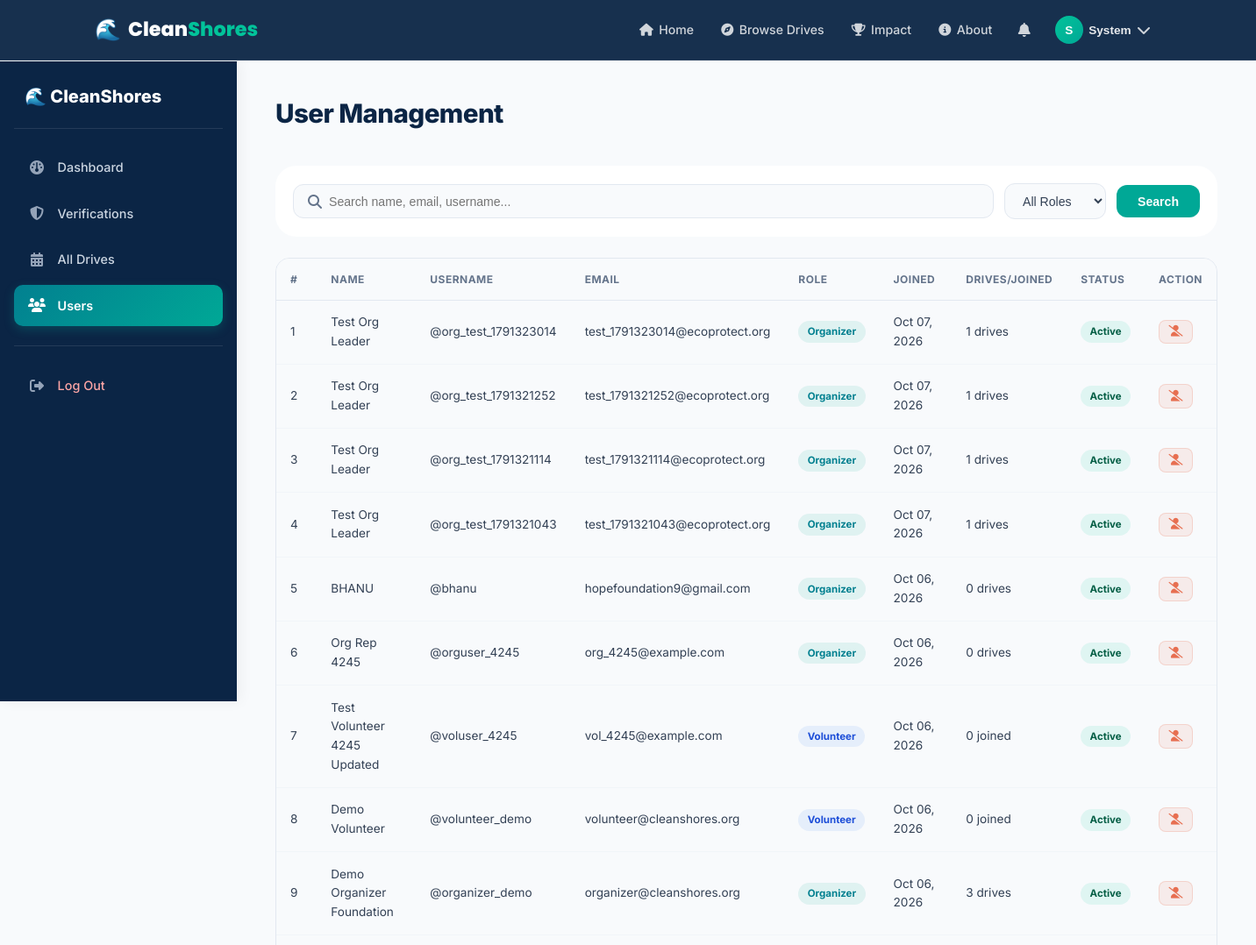
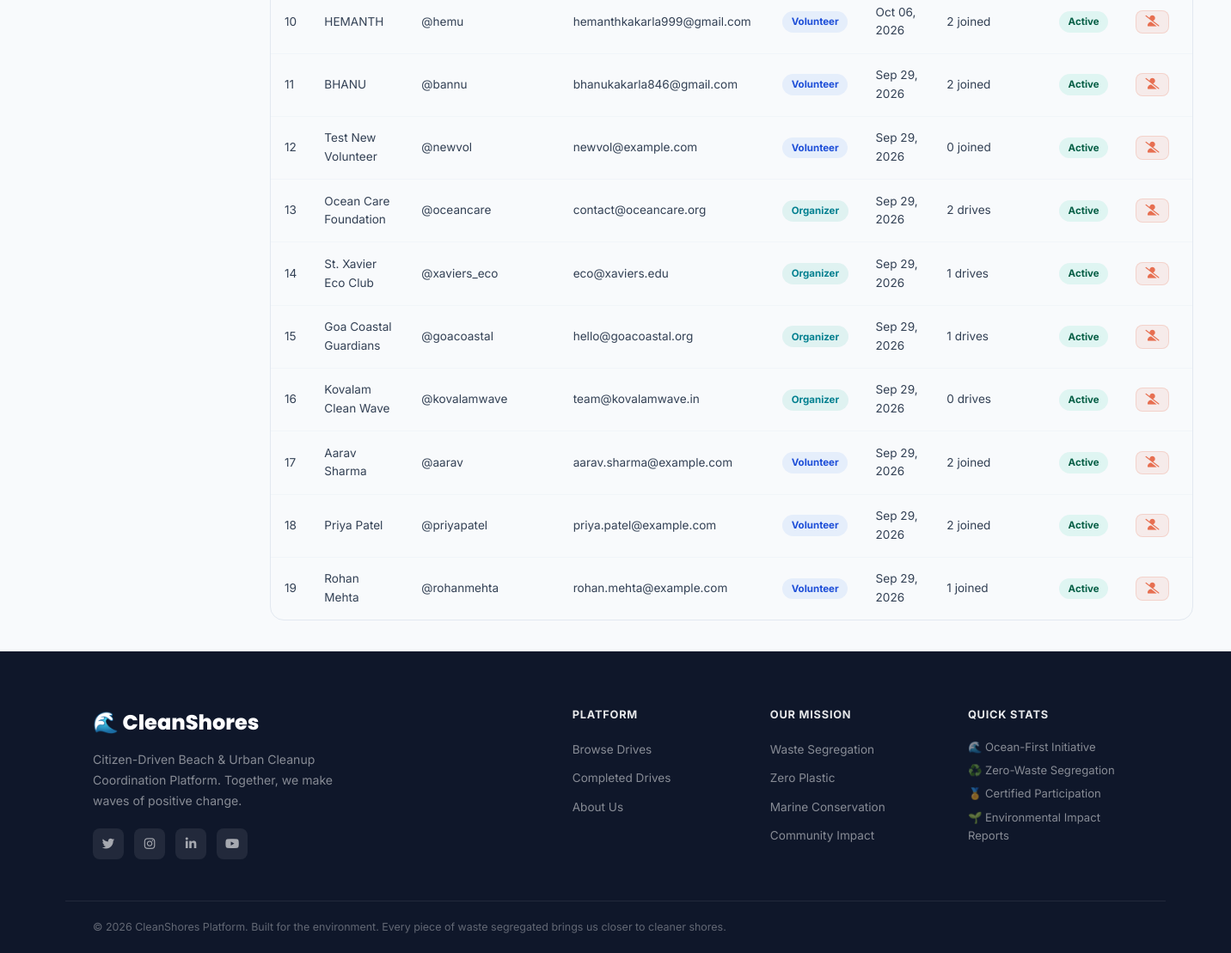
/admin/users (signed in), run on an earlier commit of the app's database (2 pictures, top to bottom).
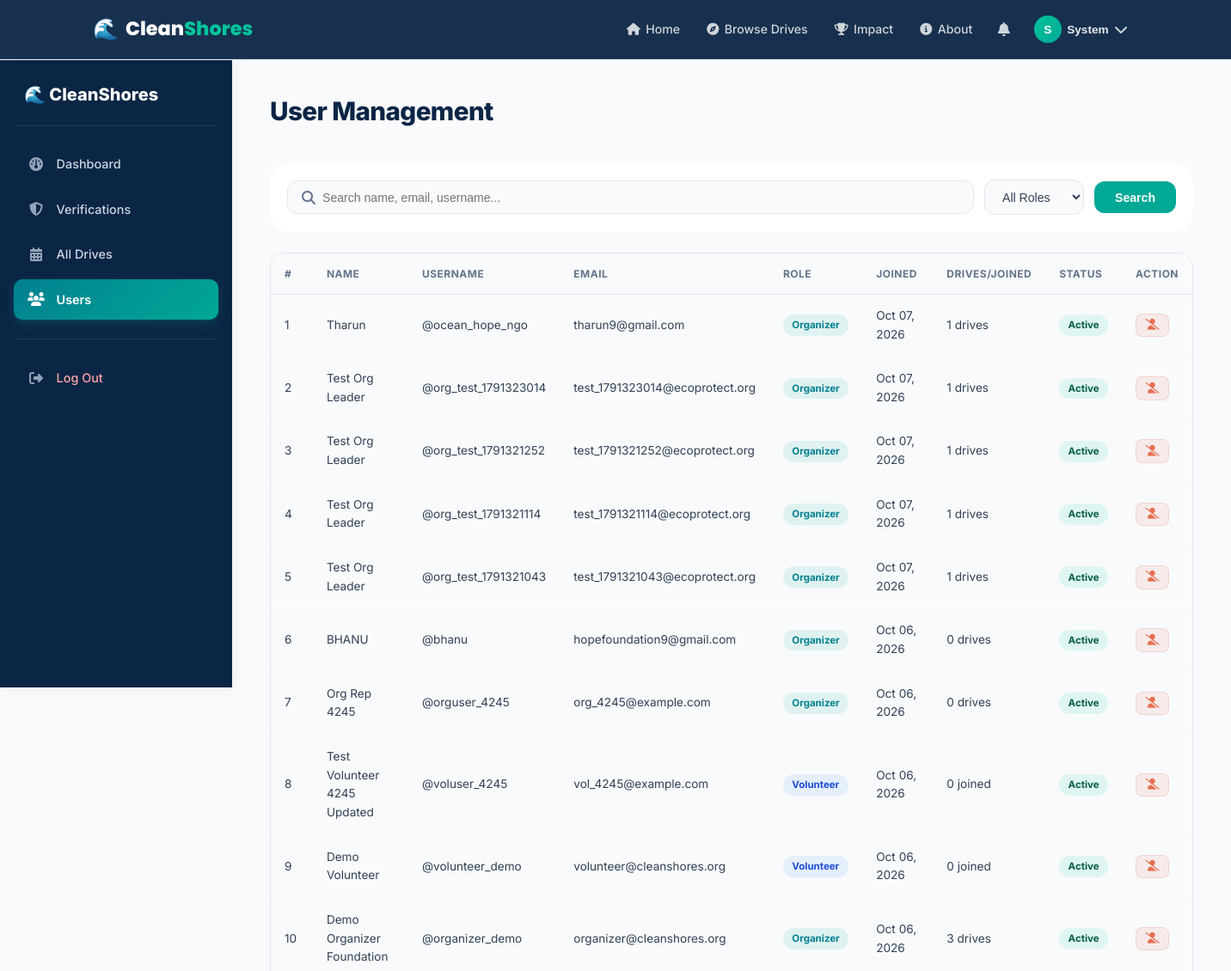
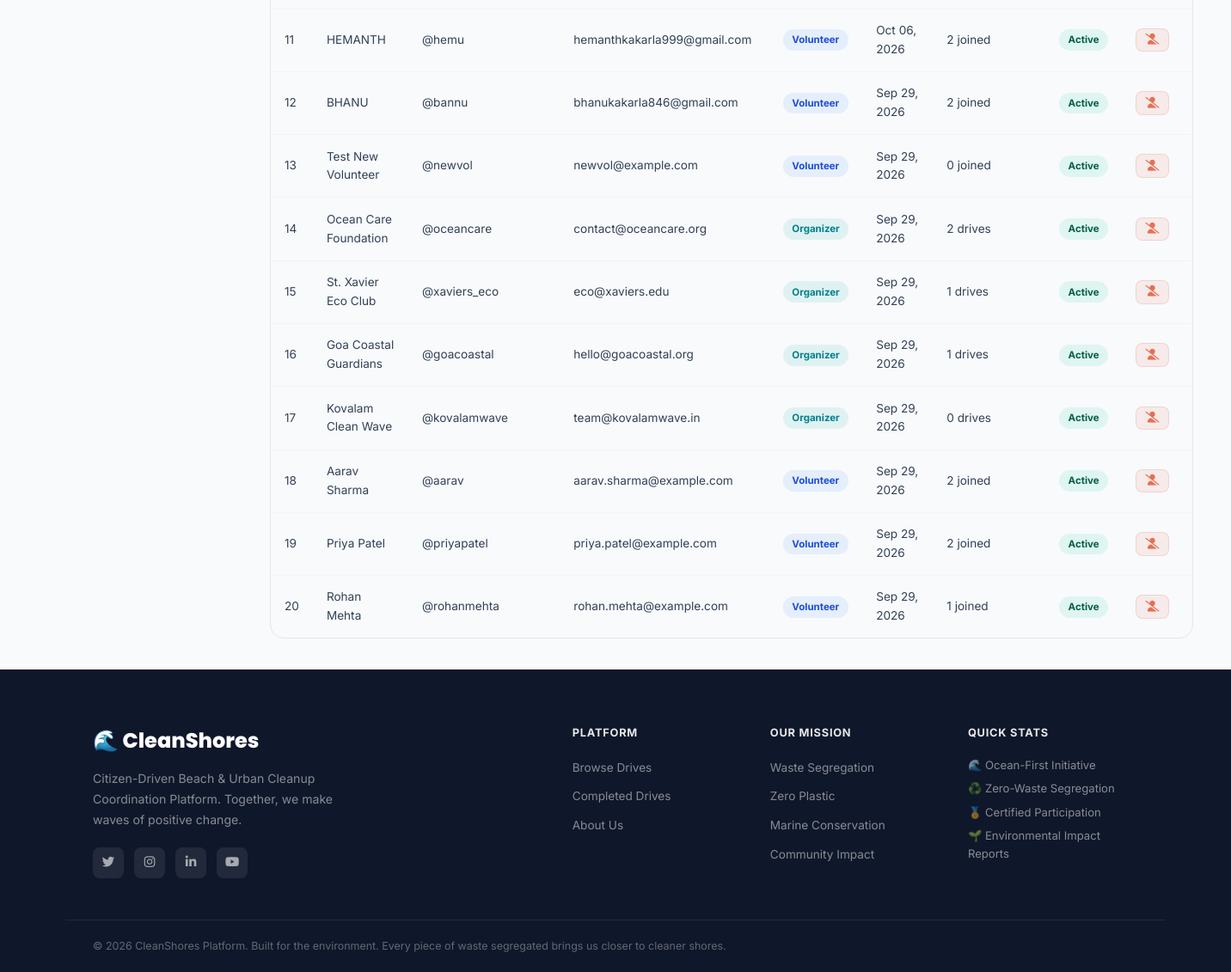
And on a later commit of the database (2 pictures, top to bottom).
### models/user.py (models this page shows, shortened)
class User(db.Model):
    __tablename__ = 'users'
    id = db.Column(db.Integer, primary_key=True)
    username = db.Column(db.String(80), unique=True, nullable=False, index=True)
    email = db.Column(db.String(120), unique=True, nullable=False, index=True)
    password_hash = db.Column(db.String(255), nullable=False)
    full_name = db.Column(db.String(120), nullable=False)
    phone = db.Column(db.String(20), nullable=True)
    role = db.Column(db.String(20), nullable=False, default='volunteer')  # 'organizer', 'volunteer', 'admin'
    profile_pic = db.Column(db.String(255), nullable=True)
    bio = db.Column(db.Text, nullable=True)
    location = db.Column(db.String(120), nullable=True)
    college_or_org = db.Column(db.String(150), nullable=True)
    skills_interests = db.Column(db.String(255), nullable=True)  # e.g., 'Waste Segregation, First Aid, Photography'
    is_active = db.Column(db.Boolean, default=True)
    created_at = db.Column(db.DateTime, default=datetime.utcnow)
    drives_organized = db.relationship('Drive', backref='organizer', lazy='dynamic', cascade='all, delete-orphan')
    participations = db.relationship('Participation', backref='volunteer', lazy='dynamic', cascade='all, delete-orphan')
    verification = db.relationship('OrganizerVerification', foreign_keys='OrganizerVerification.user_id', backref='user', uselist=False, cascade='all, delete-orphan')
    notifications = db.relationship('Notification', backref='user', lazy='dynamic', cascade='all, delete-orphan')
    sent_messages = db.relationship('Message', foreign_keys='Message.sender_id', backref='sender', lazy='dynamic')
    received_messages = db.relationship('Message', foreign_keys='Message.recipient_id', backref='recipient', lazy='dynamic')
    @property
    def is_verified(self):
        if self.role in ('admin', 'organizer'):
            return True
        return False

### routes/admin.py (the view)
@admin_bp.route('/users')
@admin_only
def users():
    admin = get_current_user()
    role_filter = request.args.get('role', '')
    search = request.args.get('q', '')
    query = User.query.filter(User.role != 'admin')
    if role_filter:
        query = query.filter_by(role=role_filter)
    if search:
        query = query.filter(
            User.full_name.ilike(f'%{search}%') |
            User.email.ilike(f'%{search}%') |
            User.username.ilike(f'%{search}%')
        )
    users = query.order_by(User.created_at.desc()).all()
    return render_template('admin/users.html', admin=admin, users=users,
                           role_filter=role_filter, search_query=search)

### routes/admin.py (called while the page is built)
def admin_only(f):
    from functools import wraps
    @wraps(f)
    def decorated(*args, **kwargs):
        if 'user_id' not in session or session.get('role') != 'admin':
            flash('Administrator access required.', 'danger')
            return redirect(url_for('main.index'))
        return f(*args, **kwargs)
    return decorated

### routes/auth.py (called while the page is built)
def get_current_user():
    if 'user_id' in session:
        return User.query.get(session['user_id'])
    return None

### templates/admin/users.html (shortened to what the changed rows need)
{% extends "base.html" %}
{% block body_class %}dashboard-page{% endblock %}
{% block content %}
<div class="dashboard-layout">
    <div class="dashboard-main">
        <div class="dashboard-topbar">
            <div><h1 class="dashboard-page-title">User Management</h1></div>
        </div>
        <div class="drives-table-wrap">
            <table class="cs-table">
                <thead>
                    <tr><th>#</th><th>Name</th><th>Username</th><th>Email</th><th>Role</th><th>Joined</th><th>Drives/Joined</th><th>Status</th><th>Action</th></tr>
                </thead>
                <tbody>
                    {% for u in users %}
                    <tr class="{% if not u.is_active %}row-cancelled{% endif %}">
                        <td>{{ loop.index }}</td>
                        <td>{{ u.full_name }}</td>
                        <td>@{{ u.username }}</td>
                        <td>{{ u.email }}</td>
                        <td><span class="tag tag-{{ u.role }}">{{ u.role.capitalize() }}</span></td>
                        <td>{{ u.created_at.strftime('%b %d, %Y') }}</td>
                        <td>
                            {% if u.role == 'organizer' %}
                            {{ u.drives_organized.count() }} drives
                            {% else %}
                            {{ u.participations.count() }} joined
                            {% endif %}
                        </td>
                        <td><span class="status-badge {% if u.is_active %}status-completed{% else %}status-cancelled{% endif %}">{{ 'Active' if u.is_active else 'Deactivated' }}</span></td>
                        <td>
                            <form method="POST" action="{{ url_for('admin.toggle_user', user_id=u.id) }}" style="display:inline;">
                                <button type="submit" class="btn-table {{ 'btn-table-danger' if u.is_active else 'btn-table-green' }}"
                                    onclick="return confirm('{{ 'Deactivate' if u.is_active else 'Activate' }} this user?')"
                                    title="{{ 'Deactivate' if u.is_active else 'Activate' }}">
                                    <i class="fa-solid {{ 'fa-user-slash' if u.is_active else 'fa-user-check' }}"></i>
                                </button>
                            </form>
                        </td>
                    </tr>
                    {% endfor %}
                </tbody>
            </table>
        </div>
    </div>
</div>
{% endblock %}

What changed in the data, as far as the page shows it:
added User: full_name "Tharun", username "ocean_hope_ngo", email "tharun9@gmail.com", role "Organizer", created_at "Oct 07, 2026", drives_organized.count "1", is_active "Active"
